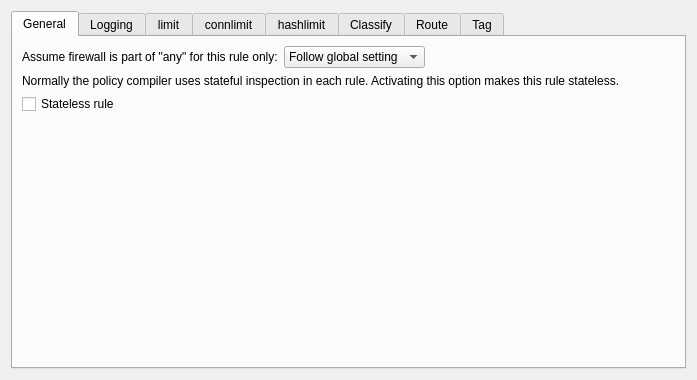
<?xml version="1.0" encoding="UTF-8"?>
<ui version="4.0">
 <class>RuleOptionsDialog_q</class>
 <widget class="QWidget" name="RuleOptionsDialog_q">
  <property name="geometry">
   <rect>
    <x>0</x>
    <y>0</y>
    <width>640</width>
    <height>380</height>
   </rect>
  </property>
  <layout class="QVBoxLayout" name="mainLayout">
   <item>
    <widget class="QTabWidget" name="tabWidget">
     <property name="currentIndex">
      <number>0</number>
     </property>
     <widget class="QWidget" name="tabGeneral">
      <attribute name="title">
       <string>General</string>
      </attribute>
      <layout class="QGridLayout" name="generalLayout">
       <item row="0" column="0">
        <widget class="QLabel" name="fwPartOfAnyLabel">
         <property name="text">
          <string>Assume firewall is part of "any" for this rule only:</string>
         </property>
         <property name="toolTip">
          <string>Override the global "Assume firewall is part of any" compiler setting for this rule only. "Follow global setting" uses the firewall-level default.</string>
         </property>
        </widget>
       </item>
       <item row="0" column="1">
        <widget class="QComboBox" name="ipt_assume_fw_is_part_of_any">
         <property name="toolTip">
          <string>Override the global "Assume firewall is part of any" compiler setting for this rule only.</string>
         </property>
         <item>
          <property name="text">
           <string>Follow global setting</string>
          </property>
         </item>
         <item>
          <property name="text">
           <string>On</string>
          </property>
         </item>
         <item>
          <property name="text">
           <string>Off</string>
          </property>
         </item>
        </widget>
       </item>
       <item row="0" column="2">
        <spacer name="generalHSpacer">
         <property name="orientation">
          <enum>Qt::Orientation::Horizontal</enum>
         </property>
         <property name="sizeHint" stdset="0">
          <size>
           <width>40</width>
           <height>0</height>
          </size>
         </property>
        </spacer>
       </item>
       <item row="1" column="0" colspan="3">
        <widget class="QLabel" name="statelessHint">
         <property name="text">
          <string>Normally the policy compiler uses stateful inspection in each rule. Activating this option makes this rule stateless.</string>
         </property>
         <property name="wordWrap">
          <bool>true</bool>
         </property>
        </widget>
       </item>
       <item row="2" column="0">
        <widget class="QCheckBox" name="ipt_stateless">
         <property name="text">
          <string>Stateless rule</string>
         </property>
         <property name="toolTip">
          <string>Generate this rule without connection tracking (no "-m state --state NEW" or conntrack match). Useful for high-throughput rules that do not need stateful inspection.</string>
         </property>
        </widget>
       </item>
       <item row="3" column="0">
        <spacer name="generalVSpacer">
         <property name="orientation">
          <enum>Qt::Orientation::Vertical</enum>
         </property>
         <property name="sizeHint" stdset="0">
          <size>
           <width>20</width>
           <height>40</height>
          </size>
         </property>
        </spacer>
       </item>
      </layout>
     </widget>
     <widget class="QWidget" name="tabLogging">
      <attribute name="title">
       <string>Logging</string>
      </attribute>
      <layout class="QGridLayout" name="loggingLayout">
       <item row="0" column="0">
        <widget class="QLabel" name="logPrefixLabel">
         <property name="text">
          <string>Log prefix:</string>
         </property>
        </widget>
       </item>
       <item row="0" column="1">
        <widget class="QLineEdit" name="ipt_logPrefix">
         <property name="maximumSize">
          <size>
           <width>200</width>
           <height>16777215</height>
          </size>
         </property>
         <property name="toolTip">
          <string>String prepended to the log message. Maximum 29 characters for iptables LOG target. Helps identify which rule generated the log entry.</string>
         </property>
        </widget>
       </item>
       <item row="0" column="2" colspan="2">
        <spacer name="logRow0Spacer">
         <property name="orientation">
          <enum>Qt::Orientation::Horizontal</enum>
         </property>
         <property name="sizeHint" stdset="0">
          <size>
           <width>40</width>
           <height>0</height>
          </size>
         </property>
        </spacer>
       </item>
       <item row="1" column="0">
        <widget class="QLabel" name="logLevelLabel">
         <property name="text">
          <string>Log level:</string>
         </property>
        </widget>
       </item>
       <item row="1" column="1">
        <widget class="QComboBox" name="ipt_logLevel">
         <property name="maximumSize">
          <size>
           <width>200</width>
           <height>16777215</height>
          </size>
         </property>
         <property name="toolTip">
          <string>Syslog level for log messages generated by this rule. Leave empty to use the system default. Maps to iptables "--log-level" option.</string>
         </property>
         <item>
          <property name="text">
           <string></string>
          </property>
         </item>
         <item>
          <property name="text">
           <string>alert</string>
          </property>
         </item>
         <item>
          <property name="text">
           <string>crit</string>
          </property>
         </item>
         <item>
          <property name="text">
           <string>debug</string>
          </property>
         </item>
         <item>
          <property name="text">
           <string>error</string>
          </property>
         </item>
         <item>
          <property name="text">
           <string>info</string>
          </property>
         </item>
         <item>
          <property name="text">
           <string>notice</string>
          </property>
         </item>
         <item>
          <property name="text">
           <string>warning</string>
          </property>
         </item>
        </widget>
       </item>
       <item row="1" column="2">
        <widget class="QLabel" name="ulogLabel">
         <property name="text">
          <string>Netlink group (if using ULOG):</string>
         </property>
        </widget>
       </item>
       <item row="1" column="3">
        <widget class="QSpinBox" name="ipt_nlgroup">
         <property name="minimum">
          <number>1</number>
         </property>
         <property name="maximum">
          <number>32</number>
         </property>
         <property name="toolTip">
          <string>ULOG netlink multicast group number (1-32). Only used when the logging target is ULOG instead of LOG.</string>
         </property>
        </widget>
       </item>
       <item row="1" column="4">
        <spacer name="logRow1Spacer">
         <property name="orientation">
          <enum>Qt::Orientation::Horizontal</enum>
         </property>
         <property name="sizeHint" stdset="0">
          <size>
           <width>40</width>
           <height>0</height>
          </size>
         </property>
        </spacer>
       </item>
       <item row="2" column="0">
        <spacer name="logVSpacer">
         <property name="orientation">
          <enum>Qt::Orientation::Vertical</enum>
         </property>
         <property name="sizeHint" stdset="0">
          <size>
           <width>20</width>
           <height>40</height>
          </size>
         </property>
        </spacer>
       </item>
      </layout>
     </widget>
     <widget class="QWidget" name="tabLimit">
      <attribute name="title">
       <string>limit</string>
      </attribute>
      <layout class="QGridLayout" name="limitLayout">
       <item row="0" column="0" colspan="7">
        <widget class="QLabel" name="limitTitle">
         <property name="text">
          <string>Module limit</string>
         </property>
         <property name="wordWrap">
          <bool>true</bool>
         </property>
        </widget>
       </item>
       <item row="1" column="0" colspan="2">
        <widget class="QLabel" name="limitRateLabel">
         <property name="text">
          <string>Rate (rule matches if it hits this often or less):</string>
         </property>
        </widget>
       </item>
       <item row="1" column="2">
        <widget class="QSpinBox" name="ipt_limit">
         <property name="maximum">
          <number>99999</number>
         </property>
         <property name="toolTip">
          <string>Maximum average matching rate. When the rate is exceeded, the rule stops matching. Set to 0 to disable rate limiting.</string>
         </property>
        </widget>
       </item>
       <item row="1" column="3">
        <widget class="QComboBox" name="ipt_limitSuffix">
         <property name="maximumSize">
          <size>
           <width>200</width>
           <height>16777215</height>
          </size>
         </property>
         <property name="toolTip">
          <string>Time unit for the rate limit value. Determines how the rate is measured (/second, /minute, /hour, or /day).</string>
         </property>
         <item>
          <property name="text">
           <string></string>
          </property>
         </item>
         <item>
          <property name="text">
           <string>/day</string>
          </property>
         </item>
         <item>
          <property name="text">
           <string>/hour</string>
          </property>
         </item>
         <item>
          <property name="text">
           <string>/minute</string>
          </property>
         </item>
         <item>
          <property name="text">
           <string>/second</string>
          </property>
         </item>
        </widget>
       </item>
       <item row="1" column="4">
        <spacer name="limitNegSpacer">
         <property name="orientation">
          <enum>Qt::Orientation::Horizontal</enum>
         </property>
         <property name="sizeType">
          <enum>QSizePolicy::Policy::Fixed</enum>
         </property>
         <property name="sizeHint" stdset="0">
          <size>
           <width>40</width>
           <height>0</height>
          </size>
         </property>
        </spacer>
       </item>
       <item row="1" column="5">
        <widget class="QCheckBox" name="ipt_limit_not">
         <property name="text">
          <string>Negate</string>
         </property>
         <property name="toolTip">
          <string>Invert the limit match: the rule matches when the rate exceeds the configured limit instead of when it is below.</string>
         </property>
        </widget>
       </item>
       <item row="1" column="6">
        <spacer name="limitHSpacer">
         <property name="orientation">
          <enum>Qt::Orientation::Horizontal</enum>
         </property>
         <property name="sizeHint" stdset="0">
          <size>
           <width>40</width>
           <height>0</height>
          </size>
         </property>
        </spacer>
       </item>
       <item row="2" column="0">
        <widget class="QLabel" name="burstLabel">
         <property name="text">
          <string>Burst:</string>
         </property>
        </widget>
       </item>
       <item row="2" column="1">
        <widget class="QSpinBox" name="ipt_burst">
         <property name="maximum">
          <number>10000</number>
         </property>
         <property name="toolTip">
          <string>Maximum initial number of packets to match before rate limiting kicks in. A higher burst allows short traffic spikes.</string>
         </property>
        </widget>
       </item>
       <item row="2" column="2" colspan="5">
        <spacer name="burstHSpacer">
         <property name="orientation">
          <enum>Qt::Orientation::Horizontal</enum>
         </property>
         <property name="sizeHint" stdset="0">
          <size>
           <width>40</width>
           <height>0</height>
          </size>
         </property>
        </spacer>
       </item>
       <item row="3" column="0">
        <spacer name="limitVSpacer">
         <property name="orientation">
          <enum>Qt::Orientation::Vertical</enum>
         </property>
         <property name="sizeHint" stdset="0">
          <size>
           <width>20</width>
           <height>40</height>
          </size>
         </property>
        </spacer>
       </item>
      </layout>
     </widget>
     <widget class="QWidget" name="tabConnlimit">
      <attribute name="title">
       <string>connlimit</string>
      </attribute>
      <layout class="QGridLayout" name="connlimitLayout">
       <item row="0" column="0" colspan="6">
        <widget class="QLabel" name="connlimitTitle">
         <property name="text">
          <string>Module connlimit</string>
         </property>
        </widget>
       </item>
       <item row="1" column="0" colspan="3">
        <widget class="QLabel" name="connlimitAboveLabel">
         <property name="text">
          <string>Match if the number of existing connections is above this (translates into option --connlimit-above):</string>
         </property>
         <property name="wordWrap">
          <bool>true</bool>
         </property>
        </widget>
       </item>
       <item row="1" column="3">
        <widget class="QSpinBox" name="ipt_connlimit">
         <property name="maximum">
          <number>99999</number>
         </property>
         <property name="toolTip">
          <string>Connection count threshold. The rule matches when the number of connections from a source exceeds this value. Set to 0 to disable.</string>
         </property>
        </widget>
       </item>
       <item row="1" column="4">
        <widget class="QCheckBox" name="ipt_connlimit_above_not">
         <property name="text">
          <string>Negate</string>
         </property>
         <property name="toolTip">
          <string>Invert the connlimit match: match when the number of connections is below (not above) the threshold.</string>
         </property>
        </widget>
       </item>
       <item row="1" column="5">
        <spacer name="connlimitRow1Spacer">
         <property name="orientation">
          <enum>Qt::Orientation::Horizontal</enum>
         </property>
         <property name="sizeHint" stdset="0">
          <size>
           <width>40</width>
           <height>0</height>
          </size>
         </property>
        </spacer>
       </item>
       <item row="2" column="0">
        <widget class="QLabel" name="connlimitMaskLabel">
         <property name="text">
          <string>per network with netmask of</string>
         </property>
        </widget>
       </item>
       <item row="2" column="1">
        <widget class="QSpinBox" name="ipt_connlimit_masklen">
         <property name="maximum">
          <number>128</number>
         </property>
         <property name="toolTip">
          <string>Group connections by source network using this prefix length. For example, 24 groups all connections from the same /24 subnet. Set to 0 to count per individual source address.</string>
         </property>
        </widget>
       </item>
       <item row="2" column="2">
        <widget class="QLabel" name="connlimitBitLabel">
         <property name="text">
          <string>bit</string>
         </property>
        </widget>
       </item>
       <item row="2" column="3" colspan="3">
        <spacer name="connlimitRow2Spacer">
         <property name="orientation">
          <enum>Qt::Orientation::Horizontal</enum>
         </property>
         <property name="sizeHint" stdset="0">
          <size>
           <width>40</width>
           <height>0</height>
          </size>
         </property>
        </spacer>
       </item>
       <item row="3" column="0">
        <spacer name="connlimitVSpacer">
         <property name="orientation">
          <enum>Qt::Orientation::Vertical</enum>
         </property>
         <property name="sizeHint" stdset="0">
          <size>
           <width>20</width>
           <height>40</height>
          </size>
         </property>
        </spacer>
       </item>
      </layout>
     </widget>
     <widget class="QWidget" name="tabHashlimit">
      <attribute name="title">
       <string>hashlimit</string>
      </attribute>
      <layout class="QGridLayout" name="hashlimitLayout">
       <item row="0" column="0">
        <widget class="QLabel" name="hashlimitTitle">
         <property name="text">
          <string>Module hashlimit</string>
         </property>
        </widget>
       </item>
       <item row="0" column="1">
        <widget class="QLabel" name="hashlimitNameLabel">
         <property name="text">
          <string>Name:</string>
         </property>
        </widget>
       </item>
       <item row="0" column="2">
        <widget class="QLineEdit" name="ipt_hashlimit_name">
         <property name="toolTip">
          <string>Unique name for this hashlimit entry in /proc/net/ipt_hashlimit/. Must be set when using hashlimit.</string>
         </property>
        </widget>
       </item>
       <item row="1" column="0" colspan="3">
        <widget class="QCheckBox" name="ipt_hashlimit_dstlimit">
         <property name="text">
          <string>On some older systems this module has name 'dstlimit'. Check here if you need to use this name.</string>
         </property>
         <property name="toolTip">
          <string>Use the older "dstlimit" module name instead of "hashlimit". Required for some legacy kernels (before 2.6.22).</string>
         </property>
        </widget>
       </item>
       <item row="2" column="0" colspan="3">
        <layout class="QHBoxLayout" name="hashlimitRateLayout">
         <item>
          <widget class="QLabel" name="hashlimitRateLabel">
           <property name="text">
            <string>Rate:</string>
           </property>
          </widget>
         </item>
         <item>
          <widget class="QSpinBox" name="ipt_hashlimit">
           <property name="maximum">
            <number>99999</number>
           </property>
           <property name="toolTip">
            <string>Maximum average matching rate per hash bucket. Packets exceeding this rate are not matched.</string>
           </property>
          </widget>
         </item>
         <item>
          <widget class="QComboBox" name="ipt_hashlimit_suffix">
           <property name="maximumSize">
            <size>
             <width>200</width>
             <height>16777215</height>
            </size>
           </property>
           <property name="toolTip">
            <string>Time unit for the hashlimit rate value.</string>
           </property>
           <item>
            <property name="text">
             <string></string>
            </property>
           </item>
           <item>
            <property name="text">
             <string>/day</string>
            </property>
           </item>
           <item>
            <property name="text">
             <string>/hour</string>
            </property>
           </item>
           <item>
            <property name="text">
             <string>/minute</string>
            </property>
           </item>
           <item>
            <property name="text">
             <string>/second</string>
            </property>
           </item>
          </widget>
         </item>
         <item>
          <widget class="QLabel" name="hashlimitBurstLabel">
           <property name="text">
            <string>Burst:</string>
           </property>
          </widget>
         </item>
         <item>
          <widget class="QSpinBox" name="ipt_hashlimit_burst">
           <property name="maximum">
            <number>10000</number>
           </property>
           <property name="toolTip">
            <string>Maximum initial burst size before rate limiting kicks in.</string>
           </property>
          </widget>
         </item>
         <item>
          <spacer name="hashlimitModeSpacer">
           <property name="orientation">
            <enum>Qt::Orientation::Horizontal</enum>
           </property>
           <property name="sizeHint" stdset="0">
            <size>
             <width>40</width>
             <height>0</height>
            </size>
           </property>
          </spacer>
         </item>
         <item>
          <widget class="QLabel" name="hashlimitModeLabel">
           <property name="text">
            <string>Mode:</string>
           </property>
          </widget>
         </item>
         <item>
          <widget class="QCheckBox" name="cb_srcip">
           <property name="text">
            <string>srcip</string>
           </property>
           <property name="toolTip">
            <string>Hash by source IP address.</string>
           </property>
          </widget>
         </item>
         <item>
          <widget class="QCheckBox" name="cb_dstip">
           <property name="text">
            <string>dstip</string>
           </property>
           <property name="toolTip">
            <string>Hash by destination IP address.</string>
           </property>
          </widget>
         </item>
         <item>
          <widget class="QCheckBox" name="cb_srcport">
           <property name="text">
            <string>srcport</string>
           </property>
           <property name="toolTip">
            <string>Hash by source port.</string>
           </property>
          </widget>
         </item>
         <item>
          <widget class="QCheckBox" name="cb_dstport">
           <property name="text">
            <string>dstport</string>
           </property>
           <property name="toolTip">
            <string>Hash by destination port.</string>
           </property>
          </widget>
         </item>
        </layout>
       </item>
       <item row="3" column="0" colspan="3">
        <widget class="Line" name="hashlimitSep">
         <property name="orientation">
          <enum>Qt::Orientation::Horizontal</enum>
         </property>
        </widget>
       </item>
       <item row="4" column="0" colspan="3">
        <widget class="QLabel" name="hashlimitTableHint">
         <property name="text">
          <string>Options below control size of the hash table and expiration time. They will be omitted from the generated script if set to zero.</string>
         </property>
         <property name="wordWrap">
          <bool>true</bool>
         </property>
        </widget>
       </item>
       <item row="5" column="0" colspan="3">
        <layout class="QHBoxLayout" name="hashlimitTableLayout">
         <item>
          <widget class="QLabel" name="htSizeLabel">
           <property name="text">
            <string>htable-size:</string>
           </property>
          </widget>
         </item>
         <item>
          <widget class="QSpinBox" name="ipt_hashlimit_size">
           <property name="maximum">
            <number>999999</number>
           </property>
           <property name="toolTip">
            <string>The number of buckets of the hash table (omit this option in generated script if set to 0).</string>
           </property>
          </widget>
         </item>
         <item>
          <widget class="QLabel" name="htMaxLabel">
           <property name="text">
            <string>htable-max:</string>
           </property>
          </widget>
         </item>
         <item>
          <widget class="QSpinBox" name="ipt_hashlimit_max">
           <property name="maximum">
            <number>999999</number>
           </property>
           <property name="toolTip">
            <string>Maximum number of entries in the hash (omit this option in generated script if set to 0).</string>
           </property>
          </widget>
         </item>
         <item>
          <widget class="QLabel" name="htExpireLabel">
           <property name="text">
            <string>htable-expire:</string>
           </property>
          </widget>
         </item>
         <item>
          <widget class="QSpinBox" name="ipt_hashlimit_expire">
           <property name="maximum">
            <number>999999</number>
           </property>
           <property name="toolTip">
            <string>After how many milliseconds do hash entries expire (omit this option in the generated script if set to 0).</string>
           </property>
          </widget>
         </item>
         <item>
          <widget class="QLabel" name="htGcLabel">
           <property name="text">
            <string>htable-gcinterval:</string>
           </property>
          </widget>
         </item>
         <item>
          <widget class="QSpinBox" name="ipt_hashlimit_gcinterval">
           <property name="maximum">
            <number>999999</number>
           </property>
           <property name="toolTip">
            <string>How many milliseconds between garbage collection intervals (omit this option in generated script if set to 0).</string>
           </property>
          </widget>
         </item>
         <item>
          <spacer name="htTableSpacer">
           <property name="orientation">
            <enum>Qt::Orientation::Horizontal</enum>
           </property>
           <property name="sizeHint" stdset="0">
            <size>
             <width>40</width>
             <height>0</height>
            </size>
           </property>
          </spacer>
         </item>
        </layout>
       </item>
       <item row="6" column="0">
        <spacer name="hashlimitVSpacer">
         <property name="orientation">
          <enum>Qt::Orientation::Vertical</enum>
         </property>
         <property name="sizeHint" stdset="0">
          <size>
           <width>20</width>
           <height>40</height>
          </size>
         </property>
        </spacer>
       </item>
      </layout>
     </widget>
     <widget class="QWidget" name="tabClassify">
      <attribute name="title">
       <string>Classify</string>
      </attribute>
      <layout class="QGridLayout" name="classifyLayout">
       <item row="0" column="0">
        <widget class="QLabel" name="classifyLabel">
         <property name="text">
          <string>Classify string:</string>
         </property>
        </widget>
       </item>
       <item row="1" column="0">
        <widget class="QLineEdit" name="classify_str">
         <property name="toolTip">
          <string>Classification string (e.g. "1:10") for tc queuing disciplines. Maps to the iptables CLASSIFY target. The value is passed as --set-class argument.</string>
         </property>
        </widget>
       </item>
       <item row="1" column="1">
        <spacer name="classifyHSpacer">
         <property name="orientation">
          <enum>Qt::Orientation::Horizontal</enum>
         </property>
         <property name="sizeHint" stdset="0">
          <size>
           <width>40</width>
           <height>0</height>
          </size>
         </property>
        </spacer>
       </item>
       <item row="2" column="0">
        <spacer name="classifyVSpacer">
         <property name="orientation">
          <enum>Qt::Orientation::Vertical</enum>
         </property>
         <property name="sizeHint" stdset="0">
          <size>
           <width>20</width>
           <height>40</height>
          </size>
         </property>
        </spacer>
       </item>
      </layout>
     </widget>
     <widget class="QWidget" name="tabRoute">
      <attribute name="title">
       <string>Route</string>
      </attribute>
      <layout class="QVBoxLayout" name="routeLayout">
       <item>
        <widget class="QFrame" name="routeDeprecationFrame">
         <property name="frameShape">
          <enum>QFrame::Shape::StyledPanel</enum>
         </property>
         <layout class="QVBoxLayout" name="routeDeprecationLayout">
          <item>
           <widget class="QLabel" name="routeDeprecationTitle">
            <property name="text">
             <string>Option Route has been deprecated.</string>
            </property>
            <property name="font">
             <font>
              <bold>true</bold>
             </font>
            </property>
           </widget>
          </item>
          <item>
           <widget class="QLabel" name="routeDeprecationDetail">
            <property name="text">
             <string>Use Custom Action in combination with branching rule to create iptables command with '-j ROUTE' target. This works only if the OS running on your firewall supports this iptables target.</string>
            </property>
            <property name="wordWrap">
             <bool>true</bool>
            </property>
           </widget>
          </item>
         </layout>
        </widget>
       </item>
       <item>
        <layout class="QGridLayout" name="routeFieldsLayout">
         <item row="0" column="0">
          <widget class="QLabel" name="routeIifLabel">
           <property name="text">
            <string>Change inbound interface to</string>
           </property>
          </widget>
         </item>
         <item row="0" column="1">
          <widget class="QComboBox" name="ipt_iif">
           <property name="toolTip">
            <string>Override the inbound interface for routed packets. The selected interface name is passed to the ROUTE target's --iif option.</string>
           </property>
          </widget>
         </item>
         <item row="0" column="2">
          <spacer name="routeRow0Spacer">
           <property name="orientation">
            <enum>Qt::Orientation::Horizontal</enum>
           </property>
           <property name="sizeHint" stdset="0">
            <size>
             <width>40</width>
             <height>0</height>
            </size>
           </property>
          </spacer>
         </item>
         <item row="1" column="0">
          <widget class="QLabel" name="routeOifLabel">
           <property name="text">
            <string>Change outbound interface to</string>
           </property>
          </widget>
         </item>
         <item row="1" column="1">
          <widget class="QComboBox" name="ipt_oif">
           <property name="toolTip">
            <string>Override the outbound interface for routed packets. The selected interface name is passed to the ROUTE target's --oif option.</string>
           </property>
          </widget>
         </item>
         <item row="2" column="0">
          <widget class="QLabel" name="routeGwLabel">
           <property name="text">
            <string>Route through gateway</string>
           </property>
          </widget>
         </item>
         <item row="2" column="1">
          <widget class="QLineEdit" name="ipt_gw">
           <property name="minimumSize">
            <size>
             <width>250</width>
             <height>0</height>
            </size>
           </property>
           <property name="toolTip">
            <string>IP address of the gateway to route packets through. Passed to the ROUTE target's --gw option.</string>
           </property>
          </widget>
         </item>
        </layout>
       </item>
       <item>
        <layout class="QHBoxLayout" name="routeCheckboxLayout">
         <item>
          <widget class="QCheckBox" name="ipt_continue">
           <property name="text">
            <string>Continue packet inspection</string>
           </property>
           <property name="toolTip">
            <string>When checked, the packet continues traversing the iptables rules after routing. Disables the inbound interface selector and "Make a copy" option. Maps to ROUTE target's --continue flag.</string>
           </property>
          </widget>
         </item>
         <item>
          <widget class="QCheckBox" name="ipt_tee">
           <property name="text">
            <string>Make a copy</string>
           </property>
           <property name="toolTip">
            <string>Send a copy of the packet to the route target while letting the original continue normally. Maps to ROUTE target's --tee flag.</string>
           </property>
          </widget>
         </item>
         <item>
          <spacer name="routeCheckboxSpacer">
           <property name="orientation">
            <enum>Qt::Orientation::Horizontal</enum>
           </property>
           <property name="sizeHint" stdset="0">
            <size>
             <width>40</width>
             <height>0</height>
            </size>
           </property>
          </spacer>
         </item>
        </layout>
       </item>
       <item>
        <spacer name="routeVSpacer">
         <property name="orientation">
          <enum>Qt::Orientation::Vertical</enum>
         </property>
         <property name="sizeHint" stdset="0">
          <size>
           <width>20</width>
           <height>40</height>
          </size>
         </property>
        </spacer>
       </item>
      </layout>
     </widget>
     <widget class="QWidget" name="tabTag">
      <attribute name="title">
       <string>Tag</string>
      </attribute>
      <layout class="QGridLayout" name="tagLayout">
       <property name="leftMargin">
        <number>12</number>
       </property>
       <property name="topMargin">
        <number>12</number>
       </property>
       <property name="rightMargin">
        <number>12</number>
       </property>
       <property name="bottomMargin">
        <number>12</number>
       </property>
       <property name="spacing">
        <number>12</number>
       </property>
       <item row="0" column="0" colspan="2">
        <widget class="QLabel" name="tagLabel">
         <property name="text">
          <string>Tag service object:</string>
         </property>
         <property name="wordWrap">
          <bool>false</bool>
         </property>
        </widget>
       </item>
       <item row="0" column="2" rowspan="3">
        <spacer name="tagHSpacer">
         <property name="orientation">
          <enum>Qt::Orientation::Horizontal</enum>
         </property>
         <property name="sizeType">
          <enum>QSizePolicy::Policy::Expanding</enum>
         </property>
         <property name="sizeHint" stdset="0">
          <size>
           <width>615</width>
           <height>81</height>
          </size>
         </property>
        </spacer>
       </item>
       <item row="1" column="0" rowspan="2">
        <widget class="FWObjectDropArea" name="iptTagDropArea" native="true">
         <property name="sizePolicy">
          <sizepolicy hsizetype="Fixed" vsizetype="Fixed">
           <horstretch>0</horstretch>
           <verstretch>0</verstretch>
          </sizepolicy>
         </property>
         <property name="minimumSize">
          <size>
           <width>100</width>
           <height>80</height>
          </size>
         </property>
         <property name="toolTip">
          <string>Drag-and-drop a TagService object from the object tree to tag packets matching this rule.</string>
         </property>
        </widget>
       </item>
       <item row="1" column="1">
        <widget class="QCheckBox" name="ipt_mark_connections">
         <property name="text">
          <string>Tag connections created by packets that match this rule (adds a rule with CONNMARK target)</string>
         </property>
         <property name="toolTip">
          <string>When enabled, the compiler generates an additional rule using the CONNMARK target to mark all connections created by packets matching this rule. This allows subsequent rules to match the entire connection via connmark.</string>
         </property>
        </widget>
       </item>
       <item row="3" column="0" colspan="3">
        <spacer name="tagVSpacer">
         <property name="orientation">
          <enum>Qt::Orientation::Vertical</enum>
         </property>
         <property name="sizeType">
          <enum>QSizePolicy::Policy::MinimumExpanding</enum>
         </property>
         <property name="sizeHint" stdset="0">
          <size>
           <width>20</width>
           <height>40</height>
          </size>
         </property>
        </spacer>
       </item>
      </layout>
     </widget>
    </widget>
   </item>
  </layout>
 </widget>
 <customwidgets>
  <customwidget>
   <class>FWObjectDropArea</class>
   <extends>QWidget</extends>
   <header>drop_area</header>
   <container>1</container>
  </customwidget>
 </customwidgets>
</ui>
